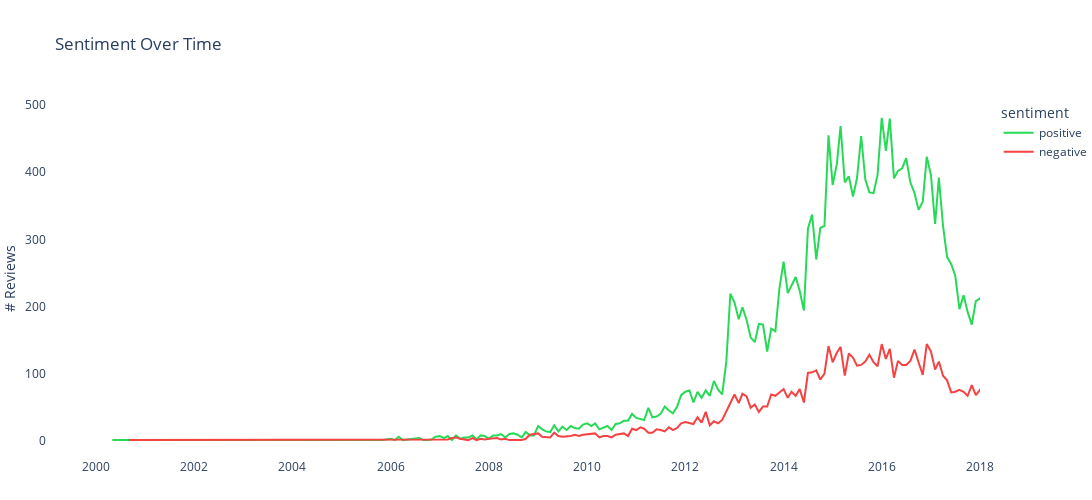

Notebook source saved alongside this figure:
### Markdown cell above
### Sentiment Over Time

### Code cell
period = "M"
reviews_df[period] = reviews_df["timestamp"].dt.to_period(period)
reviews_df[period] = reviews_df[period].dt.to_timestamp()

sentiments_count = reviews_df.groupby(period)["sentiment"].value_counts()
sentiments_df = (
    pd.DataFrame(sentiments_count).rename(columns={"sentiment": "count"}).reset_index()
)

fig = px.line(
    sentiments_df,
    x=period,
    y="count",
    color="sentiment",
    color_discrete_sequence=["#27d957", "#f54242"],
    title="Sentiment Over Time",
    width=2000,
    height=500,
)
fig.update_xaxes(
    showgrid=False,
    title_text="",
    range=list(map(lambda x: datetime.datetime(x, 1, 1), [1999, 2018])),
)
fig.update_yaxes(showgrid=False, title_text="# Reviews")
fig.update_layout(margin=dict(l=0, r=0, b=0))

fig.update_layout(
    {
        "plot_bgcolor": "rgba(0, 0, 0, 0)",
        "paper_bgcolor": "rgba(0, 0, 0, 0)",
    }
)

# cambiare colori editor per salvare il grafico
fig.write_image("../output/sentiment_over_time.png")
fig

### Figure 1 — Plotly figure (JSON) as saved in the notebook; plotly's stock layout.template omitted (floating-point values rounded to 4 significant figures; data arrays with more than 128 entries replaced by an {"elided": "..."} marker saying what was removed)
{"data": [{"hovertemplate": "sentiment=positive<br>M=%{x}<br>count=%{y}<extra></extra>", "legendgroup": "positive", "line": {"color": "#27d957", "dash": "solid"}, "marker": {"symbol": "circle"}, "mode": "lines", "name": "positive", "orientation": "v", "showlegend": true, "x": {"elided": "179 str values"}, "xaxis": "x", "y": {"elided": "179 int values"}, "yaxis": "y", "type": "scatter"}, {"hovertemplate": "sentiment=negative<br>M=%{x}<br>count=%{y}<extra></extra>", "legendgroup": "negative", "line": {"color": "#f54242", "dash": "solid"}, "marker": {"symbol": "circle"}, "mode": "lines", "name": "negative", "orientation": "v", "showlegend": true, "x": {"elided": "160 str values"}, "xaxis": "x", "y": {"elided": "160 int values"}, "yaxis": "y", "type": "scatter"}], "layout": {"xaxis": {"anchor": "y", "domain": [0.0, 1.0], "title": {"text": ""}, "showgrid": false, "range": ["1999-01-01T00:00:00", "2018-01-01T00:00:00"]}, "yaxis": {"anchor": "x", "domain": [0.0, 1.0], "title": {"text": "# Reviews"}, "showgrid": false}, "legend": {"title": {"text": "sentiment"}, "tracegroupgap": 0}, "title": {"text": "Sentiment Over Time"}, "height": 500, "width": 2000, "margin": {"l": 0, "r": 0, "b": 0}, "plot_bgcolor": "rgba(0, 0, 0, 0)", "paper_bgcolor": "rgba(0, 0, 0, 0)"}}
